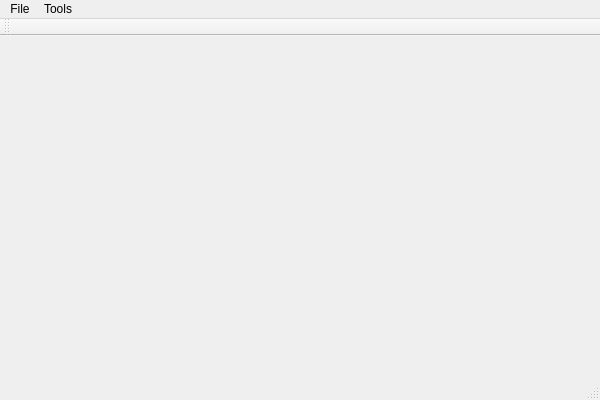
<?xml version="1.0" encoding="UTF-8"?>
<ui version="4.0">
 <class>MainWindow</class>
 <widget class="QMainWindow" name="MainWindow">
  <property name="geometry">
   <rect>
    <x>0</x>
    <y>0</y>
    <width>600</width>
    <height>400</height>
   </rect>
  </property>
  <property name="windowTitle">
   <string>MediArk</string>
  </property>
  <widget class="QWidget" name="centralWidget"/>
  <widget class="QMenuBar" name="menuBar">
   <property name="geometry">
    <rect>
     <x>0</x>
     <y>0</y>
     <width>600</width>
     <height>21</height>
    </rect>
   </property>
   <widget class="QMenu" name="menuFile">
    <property name="title">
     <string>File</string>
    </property>
    <addaction name="actionOpen_archive_dir"/>
    <addaction name="actionNew_sequence"/>
    <addaction name="actionAdd_media"/>
   </widget>
   <widget class="QMenu" name="menuTools">
    <property name="title">
     <string>Tools</string>
    </property>
    <addaction name="actionPreferences"/>
   </widget>
   <addaction name="menuFile"/>
   <addaction name="menuTools"/>
  </widget>
  <widget class="QToolBar" name="mainToolBar">
   <attribute name="toolBarArea">
    <enum>TopToolBarArea</enum>
   </attribute>
   <attribute name="toolBarBreak">
    <bool>false</bool>
   </attribute>
  </widget>
  <widget class="QStatusBar" name="statusBar"/>
  <action name="actionPreferences">
   <property name="text">
    <string>Preferences...</string>
   </property>
   <property name="toolTip">
    <string>Settings or options</string>
   </property>
  </action>
  <action name="actionOpen_archive_dir">
   <property name="text">
    <string>Open archive &amp;dir...</string>
   </property>
   <property name="shortcut">
    <string>Ctrl+D</string>
   </property>
  </action>
  <action name="actionNew_sequence">
   <property name="text">
    <string>&amp;Open or create sequence...</string>
   </property>
   <property name="toolTip">
    <string>Create a new set of disk images within the open archive directory</string>
   </property>
   <property name="shortcut">
    <string>Ctrl+O</string>
   </property>
  </action>
  <action name="actionAdd_media">
   <property name="text">
    <string>&amp;Add media...</string>
   </property>
   <property name="toolTip">
    <string>Capture disk images and add them to the selected set</string>
   </property>
   <property name="shortcut">
    <string>Ctrl+A</string>
   </property>
  </action>
 </widget>
 <layoutdefault spacing="6" margin="11"/>
 <resources/>
 <connections/>
</ui>
